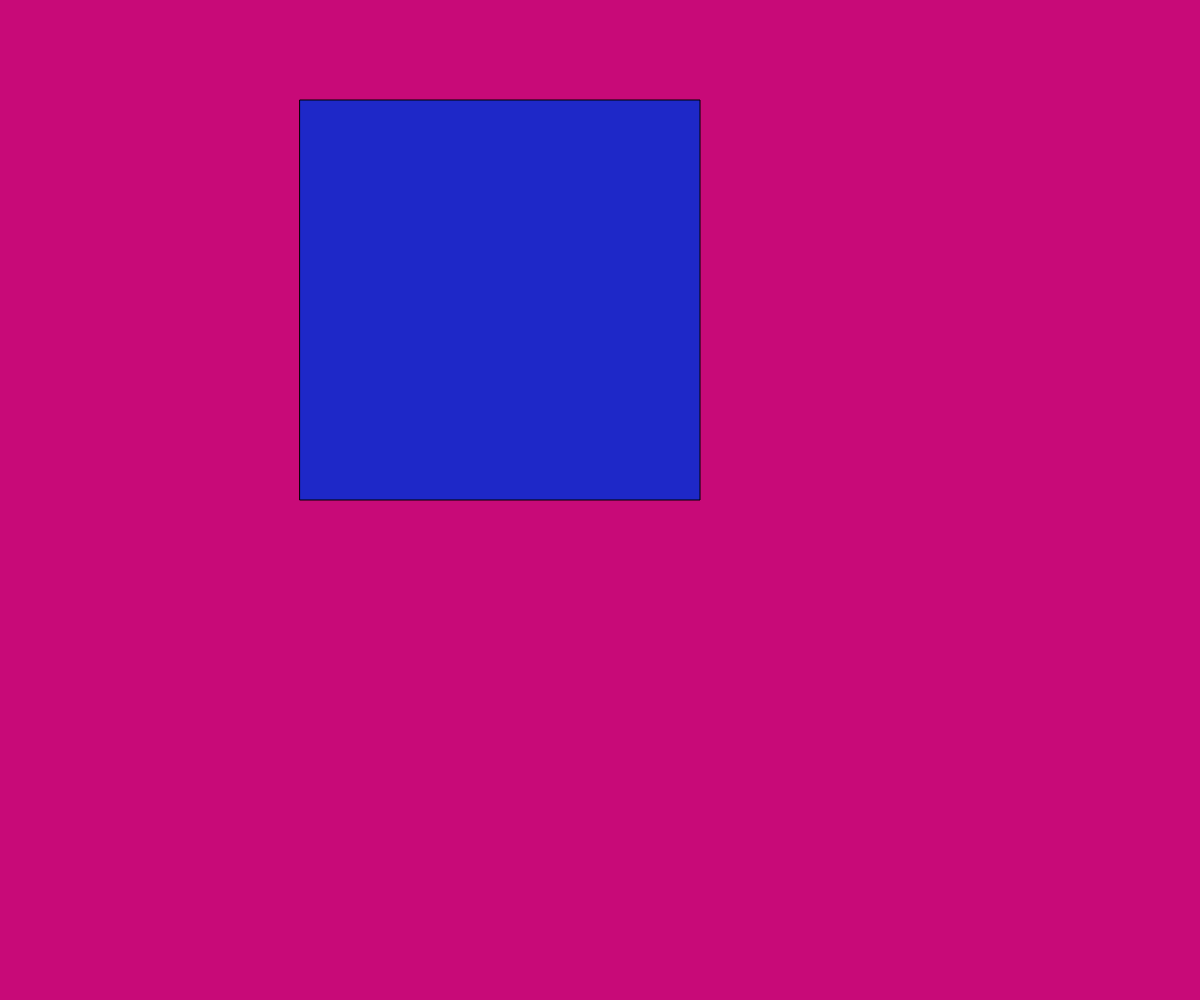
Frame 1 (no input)
Frame 60 (no input): identical to frame 1, image omitted
Frame 120 (the mouse pressed at the canvas centre since frame 60): identical to frame 1, image omitted

The p5.js sketch that drew this single still picture (run headless with seeded random() and noise() and a simulated clock; from frame 60 on, the mouse is pressed at the canvas centre):

// p5.js sketch
// ── sketch.js
function setup() {
  // put setup code here
  createCanvas(windowWidth,windowHeight);

}

function draw() {
  //Put draw code here
  background(200,10,120);
  fill(30,40,200);
  rect(300,100,400);


}
